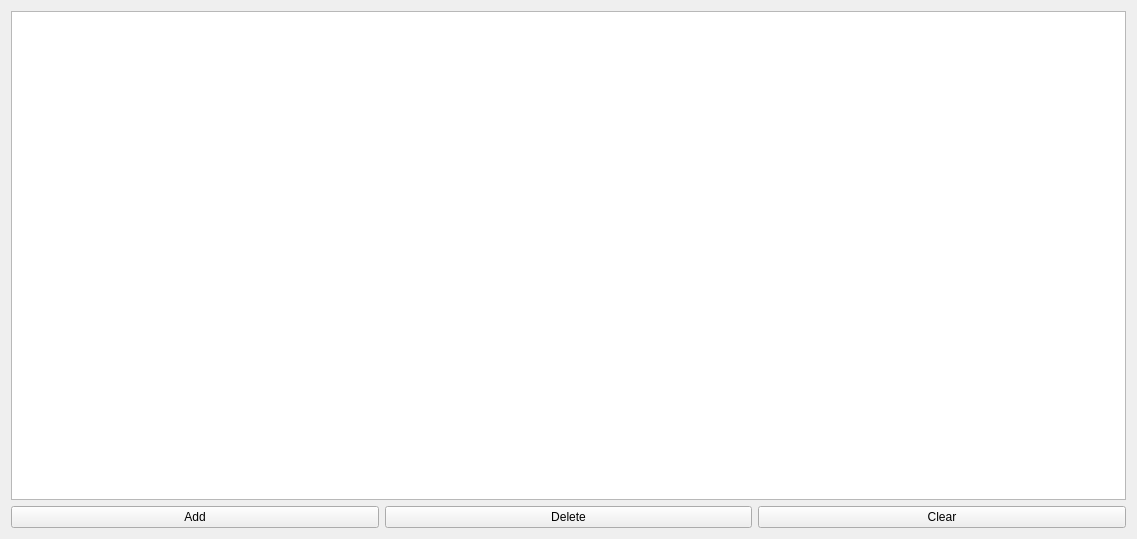
<?xml version="1.0" encoding="UTF-8"?>
<ui version="4.0">
 <class>Widget</class>
 <widget class="QWidget" name="Widget">
  <property name="geometry">
   <rect>
    <x>0</x>
    <y>0</y>
    <width>1137</width>
    <height>539</height>
   </rect>
  </property>
  <property name="windowTitle">
   <string>Widget</string>
  </property>
  <layout class="QVBoxLayout" name="verticalLayout">
   <item>
    <widget class="QTableWidget" name="m_coord_tw"/>
   </item>
   <item>
    <layout class="QHBoxLayout" name="horizontalLayout">
     <item>
      <widget class="QPushButton" name="m_add_btn">
       <property name="text">
        <string>Add</string>
       </property>
      </widget>
     </item>
     <item>
      <widget class="QPushButton" name="m_delete_btn">
       <property name="text">
        <string>Delete</string>
       </property>
      </widget>
     </item>
     <item>
      <widget class="QPushButton" name="m_clear_btn">
       <property name="text">
        <string>Clear</string>
       </property>
      </widget>
     </item>
    </layout>
   </item>
  </layout>
 </widget>
 <layoutdefault spacing="6" margin="11"/>
 <resources/>
 <connections/>
</ui>
